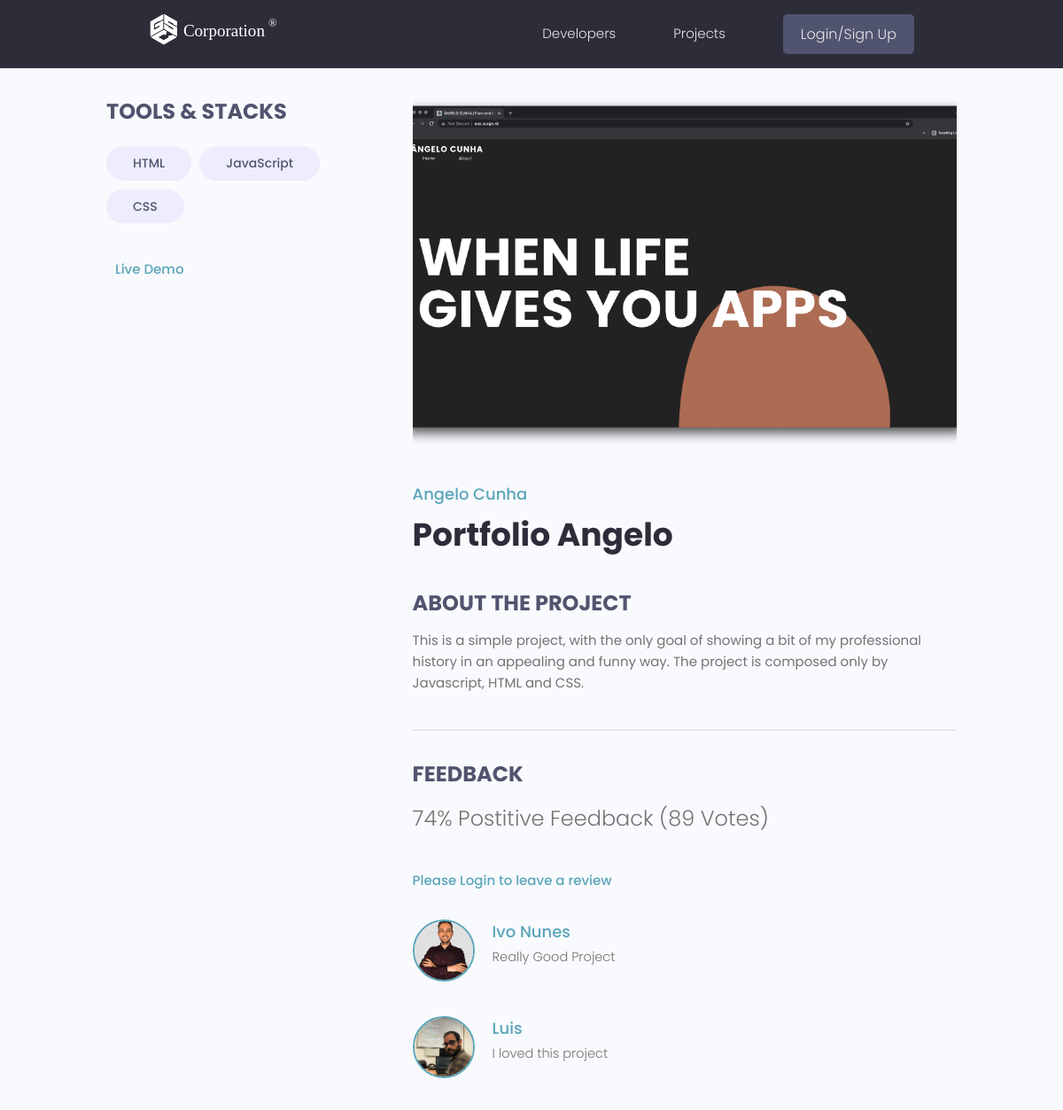
The app's page /projects/project/72a5dd6e-af4e-4883-a54d-484266c77497 with its own data.
### projects/models.py (models this page shows, shortened)
class Tag(models.Model):
    name = models.CharField(max_length=200)
    created = models.DateTimeField(auto_now_add=True)
    id = models.UUIDField(default=uuid.uuid4, unique=True, primary_key=True, editable=False)
    def __str__(self):
        return self.name

class Project(models.Model):
    owner = models.ForeignKey(Profile, null=True, blank=True, on_delete=models.SET_NULL)
    title = models.CharField(max_length=100)
    description = models.TextField(null=True, blank=True)
    featured_image = models.ImageField(null=True, blank=True, default="default.jpg")
    demo_link = models.CharField(max_length=2000, null=True, blank=True)
    source_link = models.CharField(max_length=2000, null=True, blank=True)
    tags = models.ManyToManyField('Tag', blank=True)
    vote_total = models.IntegerField(default=0, null=True, blank=True)
    vote_ratio = models.IntegerField(default=0, null=True, blank=True)
    created = models.DateTimeField(auto_now_add=True)
    id = models.UUIDField(default=uuid.uuid4, unique=True, primary_key=True, editable=False)
    class Meta:
        ordering=['-vote_ratio', '-vote_total', '-title']
    @property
    def reviewers(self):
        queryset = self.review_set.all().values_list('owner__id', flat=True)
        return queryset

class Review(models.Model):
    VOTE_TYPE =(
        ('up','Up Vote'),
        ('down', 'Down Vote'),
    )
    owner = models.ForeignKey(Profile, null=True, blank=True, on_delete=models.CASCADE)
    project = models.ForeignKey(Project, on_delete=models.CASCADE)
    body = models.TextField(blank=True,null=True)
    value = models.CharField(max_length=200, choices=VOTE_TYPE)
    created = models.DateTimeField(auto_now_add=True)
    id = models.UUIDField(default=uuid.uuid4, unique=True, primary_key=True, editable=False)
    class Meta:
        unique_together = [['owner', 'project']]

### users/models.py (models this page shows, shortened)
class Profile(models.Model):
    user = models.OneToOneField(User, on_delete=models.CASCADE, null=True, blank=True)
    username = models.CharField(max_length=200, blank=True, null=True)
    name = models.CharField(max_length=200, blank=True, null=True)
    email = models.EmailField(max_length=500, blank=True, null=True)
    location = models.CharField(max_length=200, blank=True, null=True)
    short_intro = models.CharField(max_length=200, blank=True, null=True)
    bio = models.TextField(blank=True, null=True)
    profile_image = models.ImageField(null=True, blank=True, upload_to="profiles/", default="profiles/user-default.png")
    social_github = models.CharField(max_length=200, blank=True, null=True)
    social_twitter = models.CharField(max_length=200, blank=True, null=True)
    social_linkedin = models.CharField(max_length=200, blank=True, null=True)
    social_website = models.CharField(max_length=200, blank=True, null=True)
    created = models.DateTimeField(auto_now_add=True)
    id = models.UUIDField(default=uuid.uuid4, unique=True, primary_key=True, editable=False)
    class Meta:
        ordering=['created']

### projects/views.py (the view, shortened to what this page needs)
# urls.py: path('project/<str:pk>', views.project, name="project"),
def project(request, pk):
    projectObj = Project.objects.get(id=pk)
    tags = projectObj.tags.all()
    form = ReviewForm()
    context = {'project' : projectObj, 'tags' : tags, 'form' : form}
    return render(request, 'projects/project.html', context)

### projects/templates/projects/project.html (shortened to what this page needs)
{% extends 'main.html' %}
{% load static %}
{% block content %}
<main class="singleProject my-md">
    <div class="container">
      <div class="layout">
        <div class="column column--1of3">
          <h3 class="singleProject__subtitle">Tools & Stacks</h3>
          <div class="singleProject__toolStack">
            {% for tag in tags %}
            <span class="tag tag--pill tag--sub tag--lg">
              <small>{{ tag }}</small>
            </span>
            {% endfor %}
          </div>
          {% if project.demo_link %}
          <a class="singleProject__liveLink" href="{{project.demo_link}}" target="_blank">Live Demo
          </a>
          {% endif %}
        </div>
        <div class="column column--2of3">
          <img class="singleProject__preview" src="{{ project.featured_image.url }}" alt="portfolio thumbnail" />
          <a href="{% url 'profile' project.owner.id %}" class="singleProject__developer">{{project.owner.name}}</a>
          <h2 class="singleProject__title">{{project.title}}</h2>
          <h3 class="singleProject__subtitle">About the Project</h3>
          <div class="singleProject__info">
            {{project.description}}
          </div>
          <div class="comments">
            <h3 class="singleProject__subtitle">Feedback</h3>
            <h5 class="project--rating">
              {{project.vote_ratio}}% Postitive Feedback ({{project.vote_total}} Vote{{project.vote_total|pluralize:"s"}})
            </h5>
            {% if request.user.profile.id in project.reviewers %}
              <p>You have already submitted your review for this project</p>
            {% elif request.user.profile == project.owner %}
            <p>You cant review your own work</p>
            {% else %}
            <a href="{% url 'login' %}?next={{request.path}}"> Please Login to leave a review</a>
            {% endif %}
            <div class="commentList">
              {% for review in project.review_set.all %}
              {% if review.body %}
              <div class="comment">
                <a href="profile.html">
                  <img class="avatar avatar--md"
                  src="{{ review.owner.profile_image.url }}"  alt="user" />
                </a>
                <div class="comment__details">
                  <a href="{% url 'profile' review.owner.id%}" class="comment__author">{{review.owner.name}}</a>
                  <p class="comment__info">
                    {{review.body|linebreaksbr}}
                  </p>
                </div>
              </div>
              {% endif %}
              {% endfor %}
            </div>
          </div>
        </div>
      </div>
    </div>
  </main>
</body>
{% endblock %}

### static/styles/app.css (style rules this page uses)
:root { --color-sub: #2d2d39; }
img { width: 100%; }
.singleProject .column--1of3 { order: 2; }
@media screen and (min-width: 1081px) { .singleProject .column--1of3 { order: 1; } }
@media screen and (min-width: 1081px) { .singleProject .column--2of3 { order: 2; } }
.singleProject__toolStack { margin-top: 2rem; margin-bottom: 4rem; }
.singleProject__liveLink { font-weight: 500; transition: all 0.3s ease-in-out; border-bottom: 2px solid transparent; }
.singleProject__preview { height: 50vh; object-fit: cover; object-position: top center; margin-bottom: 3rem; border-radius: 0.7rem; }
.singleProject__developer { font-size: 1.8rem; font-weight: 500; }
.singleProject__title { font-size: 3.6rem; font-weight: 700; color: var(--color-sub); margin-bottom: 3rem; }
.project--rating { margin-bottom: 1.6em; margin-top: .5em; }
.singleProject__subtitle { text-transform: uppercase; font-size: 2.4rem; font-weight: 700; color: var(--color-sub-light); margin-bottom: 1rem; }
.comments { margin-top: 4rem; padding-top: 3rem; border-top: 2px solid var(--color-light); }
.commentList { margin: 3rem 0; }
.comment { display: flex; gap: 2rem; }
.comment:not(:last-child) { margin-bottom: 3rem; }
.comment__author { font-size: 1.8rem; }
.comment__info { font-size: 1.45rem; }

### static/uikit/styles/modules/_variables.css (style rules this page uses)
:root { --color-main: #5aa5b9; --color-main-light: #e6faff; --color-sub: #3f4156; --color-sub-light: #51546e; --color-sub-lighter: #ededfd; --color-text: #737373; --color-gray: #8b8b8b; --color-light: #e5e7eb; --color-light-gray: #767676; --color-bg: #f8fafd; --color-white: #fffefd; --color-white-light: #f3f3f3; --color-success: #359e64; --color-success-bg: #def8e8; --color-error: #fc4b0b; --color-error-bg: #fff2ee; --font-base: 'Poppins', arial, helvetica, 'Segoe UI', roboto, ubuntu, sans-serif; --font-monospace: 'Fira Code', 'Courier New', courier, monospace; --font-regular: 300; --font-medium: 500; --font-bold: 700; --generic-shadow: 1px 1px 5px #00000010; --generic-transition: all 0.3s ease-in-out; }

### static/uikit/styles/modules/_base.css (style rules this page uses)
* { margin: 0; padding: 0; box-sizing: border-box; text-rendering: optimizeLegibility; color: inherit; font-size: inherit; }
html { font-size: 50%; }
@media only screen and (min-width: 480px) { html { font-size: 56.25%; } }
@media only screen and (min-width: 1200px) { html { font-size: 62.5%; } }
body { line-height: 1.6; font-weight: 400; font-size: 1.5rem; color: var(--color-text); background-color: var(--color-bg); min-height: 100vh; }

### static/uikit/styles/modules/_typography.css (style rules this page uses)
* { font-family: var(--font-base); }
h2 { font-size: 3.6rem; font-weight: var(--font-bold); }
h3 { font-size: 3.2rem; font-weight: var(--font-medium); }
h5 { font-size: 2.4rem; font-weight: var(--font-medium); }
h5, h6 { font-weight: var(--font-regular); }
p, span, strong { font-size: 1.6rem; color: var(--color-text); font-weight: var(--font-regular); }
a { padding-bottom: 2px; text-decoration: none; display: inline-block; color: var(--color-main); font-weight: var(--font-medium); }

### static/uikit/styles/modules/_utilities.css (style rules this page uses)
.container { width: 92%; max-width: 165rem; margin: 0 auto; box-sizing: border-box; }
@media screen and (min-width: 1000px) { .container { width: 90%; } }
@media screen and (min-width: 1200px) { .container { width: 80%; } }
.my-md { margin: 3rem auto; }

### static/uikit/styles/modules/_avatar.css (style rules this page uses)
.avatar { border-radius: 50%; border: 2px solid var(--color-main); object-fit: cover; }
.avatar--md { height: 7rem; width: 7rem; }

### static/uikit/styles/modules/_tag.css (style rules this page uses)
.tag { display: inline-flex; align-items: center; background-color: var(--color-sub); height: -webkit-fit-content; height: -moz-fit-content; height: fit-content; width: -webkit-fit-content; width: -moz-fit-content; width: fit-content; border-radius: 0.5rem; padding: 0.5rem 1.5rem; font-size: 1.2rem; cursor: pointer; }
.tag:not(:last-child) { margin-right: 0.25rem; margin-bottom: 0.75rem; }
.tag > small { color: var(--color-white); }
.tag--pill { border-radius: 5rem; }
.tag--sub, .tag--sub > small { background: var(--color-sub-lighter); color: var(--color-sub-light); font-weight: 500; }
.tag--lg { padding: 0.8rem 3rem; font-size: 1.4rem; }
.tag--lg:not(:last-child) { margin-right: 0.5rem; margin-bottom: 1rem; }

### static/uikit/styles/modules/_layout.css (style rules this page uses)
.layout { display: flex; flex-flow: row wrap; justify-content: space-between; }
.layout > .column { margin-bottom: 3rem; }
.layout > .column.column--1of3 { flex-basis: 30%; }
.layout > .column.column--2of3 { flex-basis: 64%; }

### records on screen
Tag: name "HTML"
Tag: name "JavaScript"
Tag: name "CSS"
Project: featured_image (picture), owner.name "Angelo Cunha", title "Portfolio Angelo", description "This is a simple project, with the only goal of showing a bit of my professional history in an appealing and funny way. The project is composed only by Javascript, HTML and CSS.", vote_ratio "74", vote_total "89"
Review: owner.profile_image (picture), owner.name "Ivo Nunes", body "Really Good Project"
Review: owner.profile_image (picture), owner.name "Luis", body "I loved this project"
